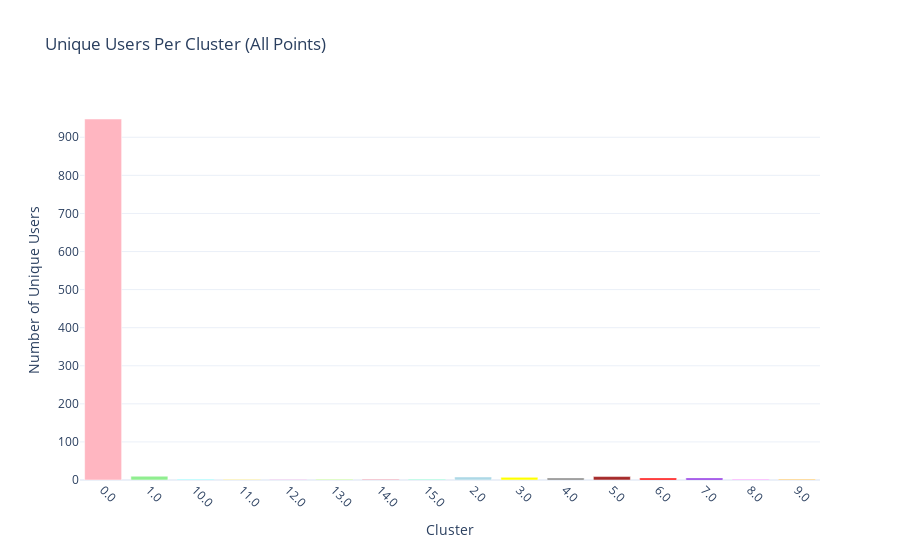
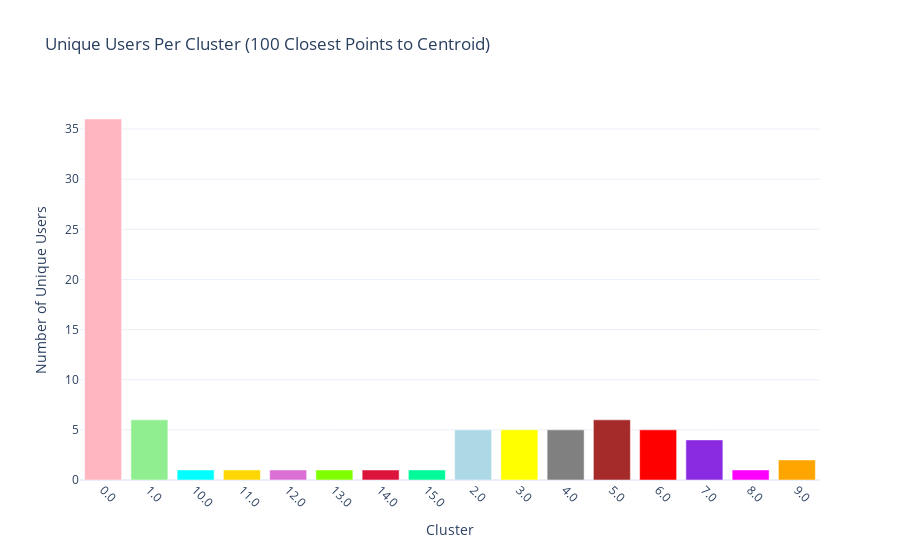
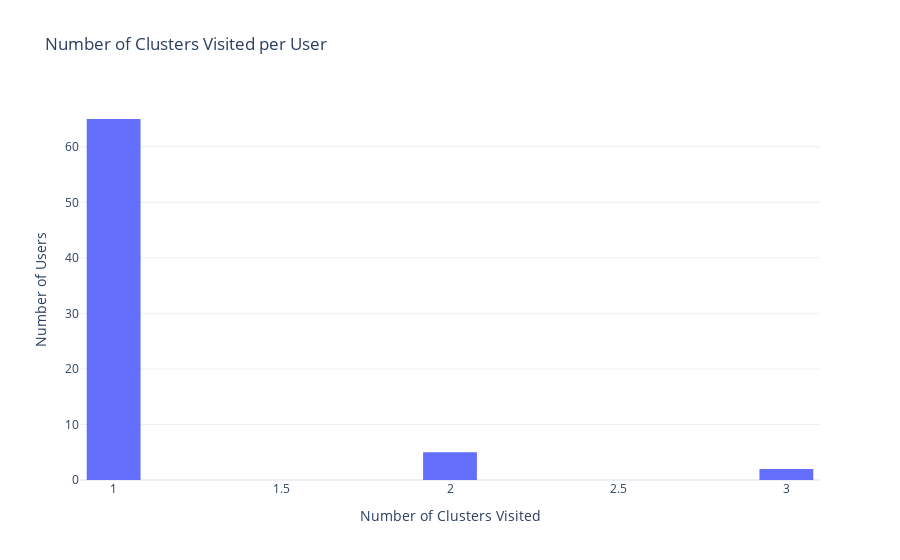
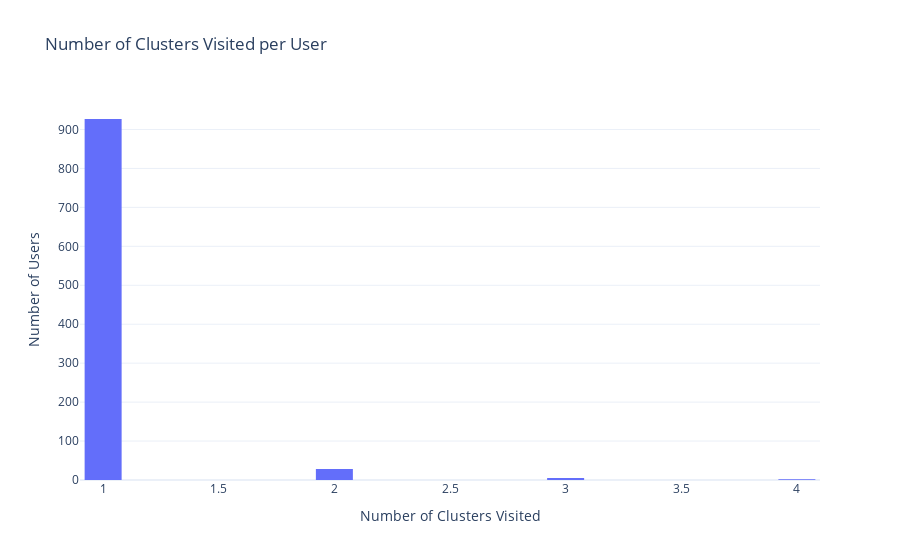

Here is the notebook cell these charts were saved with, in order:
### Code cell
import os
import pandas as pd
import plotly.express as px

# Custom color palette (your provided palette)
color_choices = [
    "#FFB6C1",  # 0
    "#90EE90",  # 1
    "#ADD8E6",  # 2
    "#FFFF00",  # 3
    "#808080",  # 4
    "#A52A2A",  # 5
    "#FF0000",  # 6
    "#8A2BE2",  # 7
    "#FF00FF",  # 8
    "#FFA500",  # 9
    "#00FFFF",  # 10
    "#FFD700",  # 11
    "#DA70D6",  # 12
    "#7FFF00",  # 13
    "#DC143C",  # 14
    "#00FA9A",  # 15
    "#008080",  # 16
    "#FF6347",  # 17
    "#708090",  # 18
    "#F0E68C",  # 19
]

# Function to assign consistent colors to clusters
def assign_cluster_colors(clusters):
    # Convert cluster values to integers and map them to the palette
    cluster_colors = {str(cluster): color_choices[int(float(cluster))] for cluster in sorted(clusters, key=lambda x: float(x))}
    return cluster_colors

# Function to map user clusters to the palette
def assign_cluster_colors_for_user(user_clusters):
    # Convert cluster values from strings (e.g., '0.0') to integers
    cluster_colors = {
        str(cluster): color_choices[int(float(cluster))] for cluster in sorted(user_clusters, key=lambda x: float(x))
    }
    return cluster_colors

# ========== 1) READ & VALIDATE DATA ==========
nonstat = pd.read_csv("/home/azureuser/cloudfiles/code/Users/Akshayanivashini.ChandrasekarVijayalakshmi/skinly_thailand_corrected/clustering/non-statinary_data_with_clusters.csv")

required_cols = {"Cluster", "user_id", "Distance_to_Centroid"}
missing_cols = required_cols - set(nonstat.columns)
if missing_cols:
    raise ValueError(f"Missing columns in dataset: {missing_cols}")

# Ensure 'Cluster' is treated as strings
nonstat["Cluster"] = nonstat["Cluster"].astype(str)

# ========== 2) FILTER DATA: 100 CLOSEST POINTS PER CLUSTER ==========
# Sort by Cluster and Distance_to_Centroid
nonstat_sorted = nonstat.sort_values(by=["Cluster", "Distance_to_Centroid"], ascending=[True, True])

# Keep only the first 100 points for each cluster
nonstat_filtered = nonstat_sorted.groupby("Cluster").head(100)
specific_user_id = 4383
# ========== 3) CALCULATE UNIQUE USERS AND TOTAL DATA POINTS ==========
# All points
all_cluster_stats = nonstat.groupby("Cluster").agg(
    Unique_Users=("user_id", "nunique"),
    Total_Data_Points=("user_id", "size")
).reset_index()

# Centroid logic (100 closest points)
centroid_cluster_stats = nonstat_filtered.groupby("Cluster").agg(
    Unique_Users=("user_id", "nunique"),
    Total_Data_Points=("user_id", "size")
).reset_index()

# Assign colors to clusters
all_cluster_colors = assign_cluster_colors(all_cluster_stats["Cluster"].unique())
centroid_cluster_colors = assign_cluster_colors(centroid_cluster_stats["Cluster"].unique())

# ========== 6) ANALYZE DATA WITH AND WITHOUT CENTROID LOGIC ==========
specific_user_id = 4383  # Replace with your specific user_id

# Data without filtering (full dataset)
user_data_full = nonstat[nonstat["user_id"] == specific_user_id]

# Data with filtering (centroid logic applied)
user_data_filtered = nonstat_filtered[nonstat_filtered["user_id"] == specific_user_id]

# Get the exact clusters present for the user
user_clusters_full = user_data_full["Cluster"].unique() if not user_data_full.empty else []
user_clusters_filtered = user_data_filtered["Cluster"].unique() if not user_data_filtered.empty else []

# Map clusters to the palette only for the clusters present for the user
cluster_colors_full = assign_cluster_colors_for_user(user_clusters_full)
cluster_colors_filtered = assign_cluster_colors_for_user(user_clusters_filtered)






# ========== 6) CREATE PLOTS ==========
# Plot 1: All Points
fig_all = px.bar(
    all_cluster_stats,
    x="Cluster",
    y="Unique_Users",
    color="Cluster",
    title="Unique Users Per Cluster (All Points)",
    labels={"Cluster": "Cluster", "Unique_Users": "Number of Unique Users"},
    template="plotly_white",
    hover_data={"Total_Data_Points": True},
    color_discrete_map=all_cluster_colors
)

# Update layout
fig_all.update_layout(
    xaxis=dict(title="Cluster", tickangle=45),
    yaxis=dict(title="Number of Unique Users"),
    showlegend=False
)

# Show the plot
fig_all.show()

# Plot 2: Centroid Logic
fig_centroid = px.bar(
    centroid_cluster_stats,
    x="Cluster",
    y="Unique_Users",
    color="Cluster",
    title="Unique Users Per Cluster (100 Closest Points to Centroid)",
    labels={"Cluster": "Cluster", "Unique_Users": "Number of Unique Users"},
    template="plotly_white",
    hover_data={"Total_Data_Points": True},
    color_discrete_map=centroid_cluster_colors
)

# Update layout
fig_centroid.update_layout(
    xaxis=dict(title="Cluster", tickangle=45),
    yaxis=dict(title="Number of Unique Users"),
    showlegend=False
)

# Show the plot
fig_centroid.show()
# ========== 7) CREATE A HISTOGRAM ==========
fig = px.histogram(
    clusters_per_user,
    x="Visited_Clusters",
    nbins=20,
    title="Number of Clusters Visited per User",
    labels={"Visited_Clusters": "Number of Clusters Visited", "count": "Number of Users"},
    template="plotly_white"
)

# Update layout for better readability
fig.update_layout(
    xaxis=dict(title="Number of Clusters Visited"),
    yaxis=dict(title="Number of Users"),
    bargap=0.2  # Adjust bar gap
)

# Show the plot
fig.show()

# ========== 4) CALCULATE CLUSTERS VISITED BY EACH USER ==========
# Group by user_id and count unique clusters visited
clusters_per_user = (
    nonstat_filtered.groupby("user_id")["Cluster"]
    .nunique()
    .reset_index()
)
clusters_per_user.columns = ["user_id", "Visited_Clusters"]

# Sort by number of visited clusters in descending order
clusters_per_user = clusters_per_user.sort_values(by="Visited_Clusters", ascending=False)

# Print the top users who visited the most clusters
print("Top users who visited the most clusters:")
print(clusters_per_user.head())



# ========== 5) CALCULATE CLUSTERS VISITED BY EACH USER ==========
# Group by user_id and count unique clusters visited
clusters_per_usernonstat = (
    nonstat.groupby("user_id")["Cluster"]
    .nunique()
    .reset_index()
)
clusters_per_usernonstat.columns = ["user_id", "Visited_Clusters"]

# Sort by number of visited clusters in descending order
clusters_per_usernonstat = clusters_per_usernonstat.sort_values(by="Visited_Clusters", ascending=False)

# Print the top users who visited the most clusters
print("Top users who visited the most clusters:")
print(clusters_per_usernonstat.head())


# ========== 8) CREATE A HISTOGRAM ==========
fignonstat = px.histogram(
    clusters_per_usernonstat,
    x="Visited_Clusters",
    nbins=20,
    title="Number of Clusters Visited per User",
    labels={"Visited_Clusters": "Number of Clusters Visited", "count": "Number of Users"},
    template="plotly_white"
)

# Update layout for better readability
fignonstat.update_layout(
    xaxis=dict(title="Number of Clusters Visited"),
    yaxis=dict(title="Number of Users"),
    bargap=0.2  # Adjust bar gap
)

# Show the plot
fignonstat.show()


# ========== 4) VISUALIZE DATA (WITHOUT CENTROID LOGIC) ==========
if not user_data_full.empty:
    # Plot 1: Data points per cluster (full dataset)
    cluster_counts_full = user_data_full["Cluster"].value_counts().reset_index()
    cluster_counts_full.columns = ["Cluster", "Data_Point_Count"]
    
    # Calculate total data points
    total_points_full = cluster_counts_full["Data_Point_Count"].sum()
    
    fig1_full = px.bar(
        cluster_counts_full,
        x="Cluster",
        y="Data_Point_Count",
        title=f"Cluster Distribution for User {specific_user_id} (Full Dataset)",
        labels={"Cluster": "Cluster", "Data_Point_Count": "Number of Data Points"},
        template="plotly_white",
        color="Cluster",
        color_discrete_map=cluster_colors_full
    )
    
    # Add annotation for total data points
    fig1_full.add_annotation(
        text=f"Total Data Points: {total_points_full}",
        xref="paper", yref="paper",
        x=0.5, y=1.1, showarrow=False,
        font=dict(size=14, color="black")
    )
    
    fig1_full.show()

    # Plot 2: Distance to centroid (full dataset)
    fig2_full = px.box(
        user_data_full,
        x="Cluster",
        y="Distance_to_Centroid",
        title=f"Distance to Centroid Distribution for User {specific_user_id} (Full Dataset)",
        labels={"Cluster": "Cluster", "Distance_to_Centroid": "Distance to Centroid"},
        template="plotly_white",
        color="Cluster",
        color_discrete_map=cluster_colors_full
    )
    fig2_full.show()

# ========== 5) VISUALIZE DATA (WITH CENTROID LOGIC) ==========
if not user_data_filtered.empty:
    # Plot 3: Data points per cluster (filtered dataset)
    cluster_counts_filtered = user_data_filtered["Cluster"].value_counts().reset_index()
    cluster_counts_filtered.columns = ["Cluster", "Data_Point_Count"]
    
    # Calculate total data points
    total_points_filtered = cluster_counts_filtered["Data_Point_Count"].sum()
    
    fig1_filtered = px.bar(
        cluster_counts_filtered,
        x="Cluster",
        y="Data_Point_Count",
        title=f"Cluster Distribution for User {specific_user_id} (Filtered Dataset)",
        labels={"Cluster": "Cluster", "Data_Point_Count": "Number of Data Points"},
        template="plotly_white",
        color="Cluster",
        color_discrete_map=cluster_colors_filtered
    )
    
    # Add annotation for total data points
    fig1_filtered.add_annotation(
        text=f"Total Data Points: {total_points_filtered}",
        xref="paper", yref="paper",
        x=0.5, y=1.1, showarrow=False,
        font=dict(size=14, color="black")
    )
    
    fig1_filtered.show()

    # Plot 4: Distance to centroid (filtered dataset)
    fig2_filtered = px.box(
        user_data_filtered,
        x="Cluster",
        y="Distance_to_Centroid",
        title=f"Distance to Centroid Distribution for User {specific_user_id} (Filtered Dataset)",
        labels={"Cluster": "Cluster", "Distance_to_Centroid": "Distance to Centroid"},
        template="plotly_white",
        color="Cluster",
        color_discrete_map=cluster_colors_filtered
    )
    fig2_filtered.show()



    # Filter data for the specific user
user_data = nonstat[nonstat["user_id"] == specific_user_id]

# Sort by date to analyze chronological transitions
user_data_sorted = user_data.sort_values(by="date")

# Add a shifted column to identify transitions
user_data_sorted["Previous_Cluster"] = user_data_sorted["Cluster"].shift(1)
user_data_sorted["Transition"] = user_data_sorted["Previous_Cluster"] + " → " + user_data_sorted["Cluster"]

# Count transitions between clusters
transition_counts = user_data_sorted["Transition"].value_counts()

# Display the transition counts
print(f"Transition counts for User {specific_user_id}:")
print(transition_counts)

# Optional: Calculate time spent in each cluster
user_data_sorted["date"] = pd.to_datetime(user_data_sorted["date"])  # Ensure date is in datetime format
user_data_sorted["Time_Difference"] = user_data_sorted["date"].diff()

# Aggregate time spent per cluster
time_spent = user_data_sorted.groupby("Cluster")["Time_Difference"].sum()
print(f"\nTime spent in each cluster for User {specific_user_id}:")
print(time_spent)


fig22 = px.scatter(
    user_data_sorted,
    x="date",
    y="Cluster",
    title=f"Cluster Transitions Over Time for User {specific_user_id}",
    labels={"date": "Date", "Cluster": "Cluster"},
    color="Cluster",
    template="plotly_white"
)
fig22.show()

### Figure 1 — Plotly figure (JSON) as saved in the notebook; plotly's stock layout.template omitted (floating-point values rounded to 4 significant figures)
{"data": [{"alignmentgroup": "True", "customdata": [[230984]], "hovertemplate": "Cluster=%{x}<br>Number of Unique Users=%{y}<br>Total_Data_Points=%{customdata[0]}<extra></extra>", "legendgroup": "0.0", "marker": {"color": "#FFB6C1", "pattern": {"shape": ""}}, "name": "0.0", "offsetgroup": "0.0", "orientation": "v", "showlegend": true, "textposition": "auto", "type": "bar", "x": ["0.0"], "xaxis": "x", "y": [948], "yaxis": "y"}, {"alignmentgroup": "True", "customdata": [[472]], "hovertemplate": "Cluster=%{x}<br>Number of Unique Users=%{y}<br>Total_Data_Points=%{customdata[0]}<extra></extra>", "legendgroup": "1.0", "marker": {"color": "#90EE90", "pattern": {"shape": ""}}, "name": "1.0", "offsetgroup": "1.0", "orientation": "v", "showlegend": true, "textposition": "auto", "type": "bar", "x": ["1.0"], "xaxis": "x", "y": [10], "yaxis": "y"}, {"alignmentgroup": "True", "customdata": [[22]], "hovertemplate": "Cluster=%{x}<br>Number of Unique Users=%{y}<br>Total_Data_Points=%{customdata[0]}<extra></extra>", "legendgroup": "10.0", "marker": {"color": "#00FFFF", "pattern": {"shape": ""}}, "name": "10.0", "offsetgroup": "10.0", "orientation": "v", "showlegend": true, "textposition": "auto", "type": "bar", "x": ["10.0"], "xaxis": "x", "y": [1], "yaxis": "y"}, {"alignmentgroup": "True", "customdata": [[25]], "hovertemplate": "Cluster=%{x}<br>Number of Unique Users=%{y}<br>Total_Data_Points=%{customdata[0]}<extra></extra>", "legendgroup": "11.0", "marker": {"color": "#FFD700", "pattern": {"shape": ""}}, "name": "11.0", "offsetgroup": "11.0", "orientation": "v", "showlegend": true, "textposition": "auto", "type": "bar", "x": ["11.0"], "xaxis": "x", "y": [1], "yaxis": "y"}, {"alignmentgroup": "True", "customdata": [[102]], "hovertemplate": "Cluster=%{x}<br>Number of Unique Users=%{y}<br>Total_Data_Points=%{customdata[0]}<extra></extra>", "legendgroup": "12.0", "marker": {"color": "#DA70D6", "pattern": {"shape": ""}}, "name": "12.0", "offsetgroup": "12.0", "orientation": "v", "showlegend": true, "textposition": "auto", "type": "bar", "x": ["12.0"], "xaxis": "x", "y": [1], "yaxis": "y"}, {"alignmentgroup": "True", "customdata": [[45]], "hovertemplate": "Cluster=%{x}<br>Number of Unique Users=%{y}<br>Total_Data_Points=%{customdata[0]}<extra></extra>", "legendgroup": "13.0", "marker": {"color": "#7FFF00", "pattern": {"shape": ""}}, "name": "13.0", "offsetgroup": "13.0", "orientation": "v", "showlegend": true, "textposition": "auto", "type": "bar", "x": ["13.0"], "xaxis": "x", "y": [1], "yaxis": "y"}, {"alignmentgroup": "True", "customdata": [[22]], "hovertemplate": "Cluster=%{x}<br>Number of Unique Users=%{y}<br>Total_Data_Points=%{customdata[0]}<extra></extra>", "legendgroup": "14.0", "marker": {"color": "#DC143C", "pattern": {"shape": ""}}, "name": "14.0", "offsetgroup": "14.0", "orientation": "v", "showlegend": true, "textposition": "auto", "type": "bar", "x": ["14.0"], "xaxis": "x", "y": [1], "yaxis": "y"}, {"alignmentgroup": "True", "customdata": [[24]], "hovertemplate": "Cluster=%{x}<br>Number of Unique Users=%{y}<br>Total_Data_Points=%{customdata[0]}<extra></extra>", "legendgroup": "15.0", "marker": {"color": "#00FA9A", "pattern": {"shape": ""}}, "name": "15.0", "offsetgroup": "15.0", "orientation": "v", "showlegend": true, "textposition": "auto", "type": "bar", "x": ["15.0"], "xaxis": "x", "y": [1], "yaxis": "y"}, {"alignmentgroup": "True", "customdata": [[172]], "hovertemplate": "Cluster=%{x}<br>Number of Unique Users=%{y}<br>Total_Data_Points=%{customdata[0]}<extra></extra>", "legendgroup": "2.0", "marker": {"color": "#ADD8E6", "pattern": {"shape": ""}}, "name": "2.0", "offsetgroup": "2.0", "orientation": "v", "showlegend": true, "textposition": "auto", "type": "bar", "x": ["2.0"], "xaxis": "x", "y": [8], "yaxis": "y"}, {"alignmentgroup": "True", "customdata": [[276]], "hovertemplate": "Cluster=%{x}<br>Number of Unique Users=%{y}<br>Total_Data_Points=%{customdata[0]}<extra></extra>", "legendgroup": "3.0", "marker": {"color": "#FFFF00", "pattern": {"shape": ""}}, "name": "3.0", "offsetgroup": "3.0", "orientation": "v", "showlegend": true, "textposition": "auto", "type": "bar", "x": ["3.0"], "xaxis": "x", "y": [7], "yaxis": "y"}, {"alignmentgroup": "True", "customdata": [[237]], "hovertemplate": "Cluster=%{x}<br>Number of Unique Users=%{y}<br>Total_Data_Points=%{customdata[0]}<extra></extra>", "legendgroup": "4.0", "marker": {"color": "#808080", "pattern": {"shape": ""}}, "name": "4.0", "offsetgroup": "4.0", "orientation": "v", "showlegend": true, "textposition": "auto", "type": "bar", "x": ["4.0"], "xaxis": "x", "y": [5], "yaxis": "y"}, {"alignmentgroup": "True", "customdata": [[423]], "hovertemplate": "Cluster=%{x}<br>Number of Unique Users=%{y}<br>Total_Data_Points=%{customdata[0]}<extra></extra>", "legendgroup": "5.0", "marker": {"color": "#A52A2A", "pattern": {"shape": ""}}, "name": "5.0", "offsetgroup": "5.0", "orientation": "v", "showlegend": true, "textposition": "auto", "type": "bar", "x": ["5.0"], "xaxis": "x", "y": [9], "yaxis": "y"}, {"alignmentgroup": "True", "customdata": [[127]], "hovertemplate": "Cluster=%{x}<br>Number of Unique Users=%{y}<br>Total_Data_Points=%{customdata[0]}<extra></extra>", "legendgroup": "6.0", "marker": {"color": "#FF0000", "pattern": {"shape": ""}}, "name": "6.0", "offsetgroup": "6.0", "orientation": "v", "showlegend": true, "textposition": "auto", "type": "bar", "x": ["6.0"], "xaxis": "x", "y": [5], "yaxis": "y"}, {"alignmentgroup": "True", "customdata": [[162]], "hovertemplate": "Cluster=%{x}<br>Number of Unique Users=%{y}<br>Total_Data_Points=%{customdata[0]}<extra></extra>", "legendgroup": "7.0", "marker": {"color": "#8A2BE2", "pattern": {"shape": ""}}, "name": "7.0", "offsetgroup": "7.0", "orientation": "v", "showlegend": true, "textposition": "auto", "type": "bar", "x": ["7.0"], "xaxis": "x", "y": [5], "yaxis": "y"}, {"alignmentgroup": "True", "customdata": [[16]], "hovertemplate": "Cluster=%{x}<br>Number of Unique Users=%{y}<br>Total_Data_Points=%{customdata[0]}<extra></extra>", "legendgroup": "8.0", "marker": {"color": "#FF00FF", "pattern": {"shape": ""}}, "name": "8.0", "offsetgroup": "8.0", "orientation": "v", "showlegend": true, "textposition": "auto", "type": "bar", "x": ["8.0"], "xaxis": "x", "y": [1], "yaxis": "y"}, {"alignmentgroup": "True", "customdata": [[25]], "hovertemplate": "Cluster=%{x}<br>Number of Unique Users=%{y}<br>Total_Data_Points=%{customdata[0]}<extra></extra>", "legendgroup": "9.0", "marker": {"color": "#FFA500", "pattern": {"shape": ""}}, "name": "9.0", "offsetgroup": "9.0", "orientation": "v", "showlegend": true, "textposition": "auto", "type": "bar", "x": ["9.0"], "xaxis": "x", "y": [2], "yaxis": "y"}], "layout": {"barmode": "relative", "legend": {"title": {"text": "Cluster"}, "tracegroupgap": 0}, "showlegend": false, "title": {"text": "Unique Users Per Cluster (All Points)"}, "xaxis": {"anchor": "y", "categoryarray": ["0.0", "1.0", "10.0", "11.0", "12.0", "13.0", "14.0", "15.0", "2.0", "3.0", "4.0", "5.0", "6.0", "7.0", "8.0", "9.0"], "categoryorder": "array", "domain": [0, 1], "tickangle": 45, "title": {"text": "Cluster"}}, "yaxis": {"anchor": "x", "domain": [0, 1], "title": {"text": "Number of Unique Users"}}}}

### Figure 2 — Plotly figure (JSON) as saved in the notebook; plotly's stock layout.template omitted (floating-point values rounded to 4 significant figures)
{"data": [{"alignmentgroup": "True", "customdata": [[100]], "hovertemplate": "Cluster=%{x}<br>Number of Unique Users=%{y}<br>Total_Data_Points=%{customdata[0]}<extra></extra>", "legendgroup": "0.0", "marker": {"color": "#FFB6C1", "pattern": {"shape": ""}}, "name": "0.0", "offsetgroup": "0.0", "orientation": "v", "showlegend": true, "textposition": "auto", "type": "bar", "x": ["0.0"], "xaxis": "x", "y": [36], "yaxis": "y"}, {"alignmentgroup": "True", "customdata": [[100]], "hovertemplate": "Cluster=%{x}<br>Number of Unique Users=%{y}<br>Total_Data_Points=%{customdata[0]}<extra></extra>", "legendgroup": "1.0", "marker": {"color": "#90EE90", "pattern": {"shape": ""}}, "name": "1.0", "offsetgroup": "1.0", "orientation": "v", "showlegend": true, "textposition": "auto", "type": "bar", "x": ["1.0"], "xaxis": "x", "y": [6], "yaxis": "y"}, {"alignmentgroup": "True", "customdata": [[22]], "hovertemplate": "Cluster=%{x}<br>Number of Unique Users=%{y}<br>Total_Data_Points=%{customdata[0]}<extra></extra>", "legendgroup": "10.0", "marker": {"color": "#00FFFF", "pattern": {"shape": ""}}, "name": "10.0", "offsetgroup": "10.0", "orientation": "v", "showlegend": true, "textposition": "auto", "type": "bar", "x": ["10.0"], "xaxis": "x", "y": [1], "yaxis": "y"}, {"alignmentgroup": "True", "customdata": [[25]], "hovertemplate": "Cluster=%{x}<br>Number of Unique Users=%{y}<br>Total_Data_Points=%{customdata[0]}<extra></extra>", "legendgroup": "11.0", "marker": {"color": "#FFD700", "pattern": {"shape": ""}}, "name": "11.0", "offsetgroup": "11.0", "orientation": "v", "showlegend": true, "textposition": "auto", "type": "bar", "x": ["11.0"], "xaxis": "x", "y": [1], "yaxis": "y"}, {"alignmentgroup": "True", "customdata": [[100]], "hovertemplate": "Cluster=%{x}<br>Number of Unique Users=%{y}<br>Total_Data_Points=%{customdata[0]}<extra></extra>", "legendgroup": "12.0", "marker": {"color": "#DA70D6", "pattern": {"shape": ""}}, "name": "12.0", "offsetgroup": "12.0", "orientation": "v", "showlegend": true, "textposition": "auto", "type": "bar", "x": ["12.0"], "xaxis": "x", "y": [1], "yaxis": "y"}, {"alignmentgroup": "True", "customdata": [[45]], "hovertemplate": "Cluster=%{x}<br>Number of Unique Users=%{y}<br>Total_Data_Points=%{customdata[0]}<extra></extra>", "legendgroup": "13.0", "marker": {"color": "#7FFF00", "pattern": {"shape": ""}}, "name": "13.0", "offsetgroup": "13.0", "orientation": "v", "showlegend": true, "textposition": "auto", "type": "bar", "x": ["13.0"], "xaxis": "x", "y": [1], "yaxis": "y"}, {"alignmentgroup": "True", "customdata": [[22]], "hovertemplate": "Cluster=%{x}<br>Number of Unique Users=%{y}<br>Total_Data_Points=%{customdata[0]}<extra></extra>", "legendgroup": "14.0", "marker": {"color": "#DC143C", "pattern": {"shape": ""}}, "name": "14.0", "offsetgroup": "14.0", "orientation": "v", "showlegend": true, "textposition": "auto", "type": "bar", "x": ["14.0"], "xaxis": "x", "y": [1], "yaxis": "y"}, {"alignmentgroup": "True", "customdata": [[24]], "hovertemplate": "Cluster=%{x}<br>Number of Unique Users=%{y}<br>Total_Data_Points=%{customdata[0]}<extra></extra>", "legendgroup": "15.0", "marker": {"color": "#00FA9A", "pattern": {"shape": ""}}, "name": "15.0", "offsetgroup": "15.0", "orientation": "v", "showlegend": true, "textposition": "auto", "type": "bar", "x": ["15.0"], "xaxis": "x", "y": [1], "yaxis": "y"}, {"alignmentgroup": "True", "customdata": [[100]], "hovertemplate": "Cluster=%{x}<br>Number of Unique Users=%{y}<br>Total_Data_Points=%{customdata[0]}<extra></extra>", "legendgroup": "2.0", "marker": {"color": "#ADD8E6", "pattern": {"shape": ""}}, "name": "2.0", "offsetgroup": "2.0", "orientation": "v", "showlegend": true, "textposition": "auto", "type": "bar", "x": ["2.0"], "xaxis": "x", "y": [5], "yaxis": "y"}, {"alignmentgroup": "True", "customdata": [[100]], "hovertemplate": "Cluster=%{x}<br>Number of Unique Users=%{y}<br>Total_Data_Points=%{customdata[0]}<extra></extra>", "legendgroup": "3.0", "marker": {"color": "#FFFF00", "pattern": {"shape": ""}}, "name": "3.0", "offsetgroup": "3.0", "orientation": "v", "showlegend": true, "textposition": "auto", "type": "bar", "x": ["3.0"], "xaxis": "x", "y": [5], "yaxis": "y"}, {"alignmentgroup": "True", "customdata": [[100]], "hovertemplate": "Cluster=%{x}<br>Number of Unique Users=%{y}<br>Total_Data_Points=%{customdata[0]}<extra></extra>", "legendgroup": "4.0", "marker": {"color": "#808080", "pattern": {"shape": ""}}, "name": "4.0", "offsetgroup": "4.0", "orientation": "v", "showlegend": true, "textposition": "auto", "type": "bar", "x": ["4.0"], "xaxis": "x", "y": [5], "yaxis": "y"}, {"alignmentgroup": "True", "customdata": [[100]], "hovertemplate": "Cluster=%{x}<br>Number of Unique Users=%{y}<br>Total_Data_Points=%{customdata[0]}<extra></extra>", "legendgroup": "5.0", "marker": {"color": "#A52A2A", "pattern": {"shape": ""}}, "name": "5.0", "offsetgroup": "5.0", "orientation": "v", "showlegend": true, "textposition": "auto", "type": "bar", "x": ["5.0"], "xaxis": "x", "y": [6], "yaxis": "y"}, {"alignmentgroup": "True", "customdata": [[100]], "hovertemplate": "Cluster=%{x}<br>Number of Unique Users=%{y}<br>Total_Data_Points=%{customdata[0]}<extra></extra>", "legendgroup": "6.0", "marker": {"color": "#FF0000", "pattern": {"shape": ""}}, "name": "6.0", "offsetgroup": "6.0", "orientation": "v", "showlegend": true, "textposition": "auto", "type": "bar", "x": ["6.0"], "xaxis": "x", "y": [5], "yaxis": "y"}, {"alignmentgroup": "True", "customdata": [[100]], "hovertemplate": "Cluster=%{x}<br>Number of Unique Users=%{y}<br>Total_Data_Points=%{customdata[0]}<extra></extra>", "legendgroup": "7.0", "marker": {"color": "#8A2BE2", "pattern": {"shape": ""}}, "name": "7.0", "offsetgroup": "7.0", "orientation": "v", "showlegend": true, "textposition": "auto", "type": "bar", "x": ["7.0"], "xaxis": "x", "y": [4], "yaxis": "y"}, {"alignmentgroup": "True", "customdata": [[16]], "hovertemplate": "Cluster=%{x}<br>Number of Unique Users=%{y}<br>Total_Data_Points=%{customdata[0]}<extra></extra>", "legendgroup": "8.0", "marker": {"color": "#FF00FF", "pattern": {"shape": ""}}, "name": "8.0", "offsetgroup": "8.0", "orientation": "v", "showlegend": true, "textposition": "auto", "type": "bar", "x": ["8.0"], "xaxis": "x", "y": [1], "yaxis": "y"}, {"alignmentgroup": "True", "customdata": [[25]], "hovertemplate": "Cluster=%{x}<br>Number of Unique Users=%{y}<br>Total_Data_Points=%{customdata[0]}<extra></extra>", "legendgroup": "9.0", "marker": {"color": "#FFA500", "pattern": {"shape": ""}}, "name": "9.0", "offsetgroup": "9.0", "orientation": "v", "showlegend": true, "textposition": "auto", "type": "bar", "x": ["9.0"], "xaxis": "x", "y": [2], "yaxis": "y"}], "layout": {"barmode": "relative", "legend": {"title": {"text": "Cluster"}, "tracegroupgap": 0}, "showlegend": false, "title": {"text": "Unique Users Per Cluster (100 Closest Points to Centroid)"}, "xaxis": {"anchor": "y", "categoryarray": ["0.0", "1.0", "10.0", "11.0", "12.0", "13.0", "14.0", "15.0", "2.0", "3.0", "4.0", "5.0", "6.0", "7.0", "8.0", "9.0"], "categoryorder": "array", "domain": [0, 1], "tickangle": 45, "title": {"text": "Cluster"}}, "yaxis": {"anchor": "x", "domain": [0, 1], "title": {"text": "Number of Unique Users"}}}}

### Figure 3 — Plotly figure (JSON) as saved in the notebook; plotly's stock layout.template omitted (floating-point values rounded to 4 significant figures)
{"data": [{"alignmentgroup": "True", "bingroup": "x", "hovertemplate": "Number of Clusters Visited=%{x}<br>count=%{y}<extra></extra>", "legendgroup": "", "marker": {"color": "#636efa", "pattern": {"shape": ""}}, "name": "", "nbinsx": 20, "offsetgroup": "", "orientation": "v", "showlegend": false, "type": "histogram", "x": [3, 3, 2, 2, 2, 2, 2, 1, 1, 1, 1, 1, 1, 1, 1, 1, 1, 1, 1, 1, 1, 1, 1, 1, 1, 1, 1, 1, 1, 1, 1, 1, 1, 1, 1, 1, 1, 1, 1, 1, 1, 1, 1, 1, 1, 1, 1, 1, 1, 1, 1, 1, 1, 1, 1, 1, 1, 1, 1, 1, 1, 1, 1, 1, 1, 1, 1, 1, 1, 1, 1, 1], "xaxis": "x", "yaxis": "y"}], "layout": {"bargap": 0.2, "barmode": "relative", "legend": {"tracegroupgap": 0}, "title": {"text": "Number of Clusters Visited per User"}, "xaxis": {"anchor": "y", "domain": [0, 1], "title": {"text": "Number of Clusters Visited"}}, "yaxis": {"anchor": "x", "domain": [0, 1], "title": {"text": "Number of Users"}}}}

### Figure 4 — Plotly figure (JSON) as saved in the notebook; plotly's stock layout.template omitted (floating-point values rounded to 4 significant figures; data arrays with more than 128 entries replaced by an {"elided": "..."} marker saying what was removed)
{"data": [{"alignmentgroup": "True", "bingroup": "x", "hovertemplate": "Number of Clusters Visited=%{x}<br>count=%{y}<extra></extra>", "legendgroup": "", "marker": {"color": "#636efa", "pattern": {"shape": ""}}, "name": "", "nbinsx": 20, "offsetgroup": "", "orientation": "v", "showlegend": false, "type": "histogram", "x": {"elided": "962 int values"}, "xaxis": "x", "yaxis": "y"}], "layout": {"bargap": 0.2, "barmode": "relative", "legend": {"tracegroupgap": 0}, "title": {"text": "Number of Clusters Visited per User"}, "xaxis": {"anchor": "y", "domain": [0, 1], "title": {"text": "Number of Clusters Visited"}}, "yaxis": {"anchor": "x", "domain": [0, 1], "title": {"text": "Number of Users"}}}}
